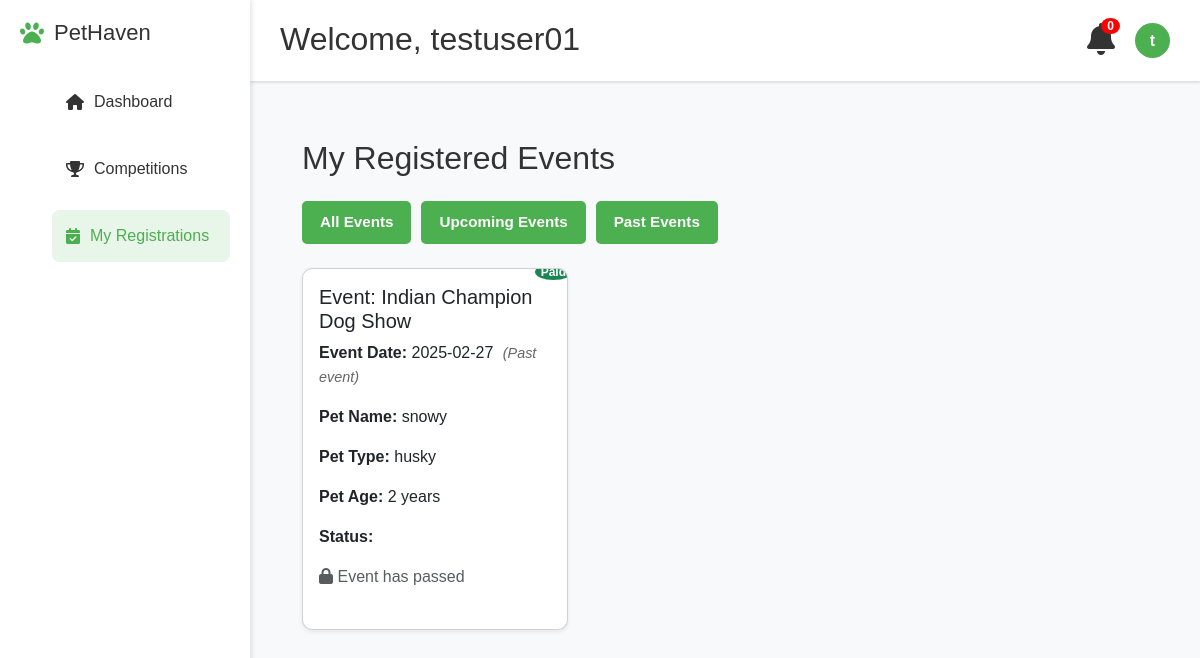
/registrations (signed in), run on an earlier commit of the app's database.
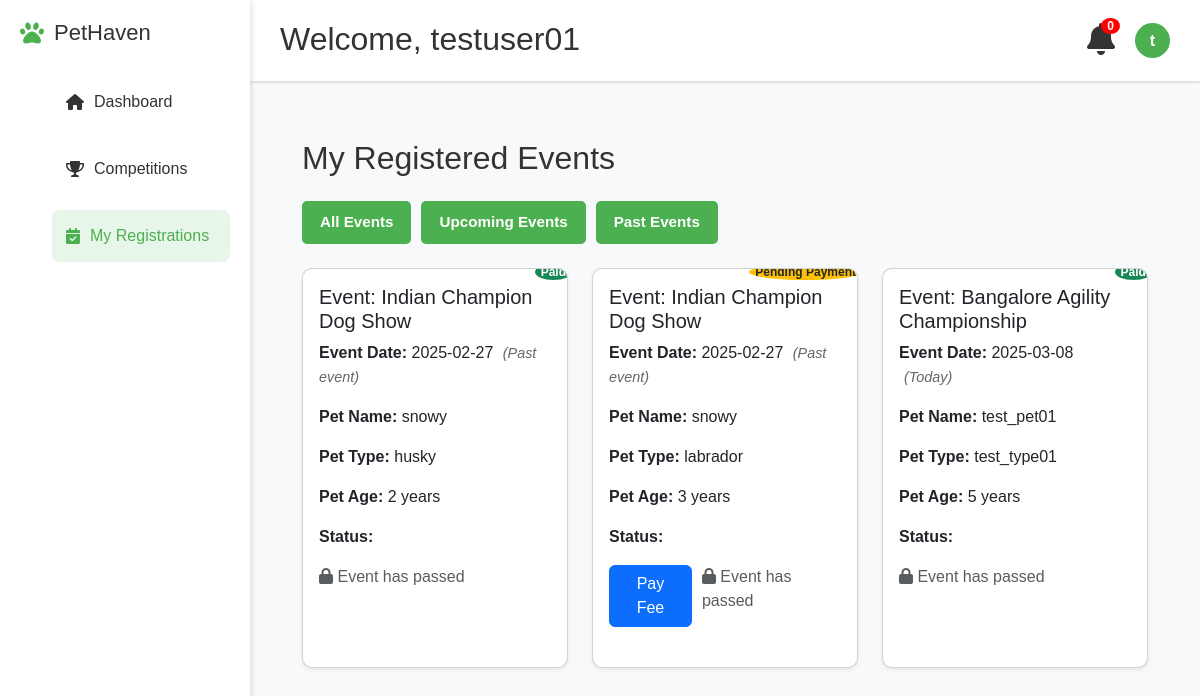
And on a later commit of the database.
### models.py (models this page shows)
class User(db.Model, UserMixin):
    id = db.Column(db.Integer, primary_key=True)
    username = db.Column(db.String(100), unique=True, nullable=False)
    email = db.Column(db.String(120), unique=True, nullable=False)
    password = db.Column(db.String(60), nullable=False)
    is_admin = db.Column(db.Boolean, default=False)

class Registration(db.Model):
    id = db.Column(db.Integer, primary_key=True)
    user_id = db.Column(db.Integer, db.ForeignKey('user.id'), nullable=False)
    event_id = db.Column(db.Integer, db.ForeignKey('event.id'), nullable=False)
    pet_name = db.Column(db.String(100), nullable=False)
    pet_type = db.Column(db.String(100), nullable=False)
    pet_age=db.Column(db.Integer,nullable=False)
    paid = db.Column(db.Boolean, default=False)
    event = db.relationship('Event', backref=db.backref('registrations', lazy=True))

class Event(db.Model):
    id = db.Column(db.Integer, primary_key=True)
    title = db.Column(db.String(200), nullable=False)
    description = db.Column(db.Text, nullable=False)
    date = db.Column(db.String(50), nullable=False)
    location=db.Column(db.String(250),nullable=False)
    prizes=db.Column(db.String(200),nullable=False)
    eligibility=db.Column(db.String(250),nullable=False)
    fee = db.Column(db.Float, default=500)
    image_filename = db.Column(db.String(200), nullable=False, default="default.jpg")

### app.py (the view)
@app.route('/registrations')
@login_required
def registrations():
    registered_events = db.session.query(Registration, Event).join(Event, Registration.event_id == Event.id).filter(Registration.user_id == current_user.id).all()
    current_date = datetime.now().date()
    processed_events = []
    for reg, event in registered_events:
        event_date = datetime.strptime(event.date, '%Y-%m-%d').date()
        can_edit = event_date > current_date
        processed_events.append((reg, event, can_edit))
    return render_template("registrations.html", registered_events=processed_events)

### app.py (called while the page is built)
@login_manager.user_loader
def load_user(user_id):
    return User.query.get(int(user_id))

### templates/registrations.html (shortened to what this page needs)
{% extends "base.html" %}
{% block content %}
<div class="container mt-4">
    <h2 class="mb-4">My Registered Events</h2>
    <div class="filter-buttons mb-4">
        <button class="filter-btn active" data-filter="all">All Events</button>
        <button class="filter-btn" data-filter="upcoming">Upcoming Events</button>
        <button class="filter-btn" data-filter="past">Past Events</button>
    </div>
    {% if registered_events %}
        <div class="row" id="events-container">
            {% for reg, event, can_edit in registered_events %}
                <div class="col-md-4 event-item" data-date="{{ event.date }}">
                    <div class="card shadow-sm mb-4">
                        <div class="card-body">
                            <h5 class="card-title">Event: {{ event.title }}</h5>
                            <p class="card-text">
                                <strong>Event Date:</strong> {{ event.date }}
                                <span class="relative-date" data-event-date="{{ event.date }}"></span>
                            </p>
                            <p class="card-text"><strong>Pet Name:</strong> {{ reg.pet_name }}</p>
                            <p class="card-text"><strong>Pet Type:</strong> {{ reg.pet_type }}</p>
                            <p class="card-text"><strong>Pet Age:</strong> {{ reg.pet_age }} years</p>
                            <p class="card-text">
                                <strong>Status:</strong>
                                {% if reg.paid %}
                                    <span class="badge bg-success">Paid</span>
                                {% else %}
                                    <span class="badge bg-warning text-dark">Pending Payment</span>
                                {% endif %}
                            </p>
                            <div class="button-group" style="display: flex; gap: 10px; margin-top: 15px;">
                                {% if not reg.paid %}
                                    <a href="{{ url_for('pay_fee', registration_id=reg.id) }}" class="btn btn-primary">Pay Fee</a>
                                {% endif %}
                                {% if can_edit %}
                                    <a href="{{ url_for('edit_registration', registration_id=reg.id) }}" class="btn btn-secondary">
                                        <i class="fas fa-edit"></i> Edit Details
                                    </a>
                                {% else %}
                                    <span class="text-muted"><i class="fas fa-lock"></i> Event has passed</span>
                                {% endif %}
                            </div>
                        </div>
                    </div>
                </div>
            {% endfor %}
        </div>
    {% else %}
        <p>No registrations found.</p>
    {% endif %}
</div>
{% endblock %}

### templates/base.html (shortened to what this page needs)
<!DOCTYPE html>
<html lang="en">
<head>
    <link rel="stylesheet" href="https://cdnjs.cloudflare.com/ajax/libs/font-awesome/6.0.0/css/all.min.css">
    <link href="https://cdn.jsdelivr.net/npm/bootstrap@5.3.0/dist/css/bootstrap.min.css" rel="stylesheet">
    <link rel="stylesheet" href="{{ url_for('static', filename='css/style.css') }}">
</head>
<body>
    {% if current_user.is_authenticated %}
        <div class="navbar" id="navbar">
            <h2>Welcome, {{ current_user.username }}</h2>
            <div class="nav-right">
                <div class="notification">
                    <i class="fas fa-bell fa-2x"></i>
                    <span class="badge">0</span>
                </div>
                <div class="profile-dropdown">
                    <div class="profile" onclick="toggleDropdown()">
                        <div class="profile-pic">{{ current_user.username[0] }}</div>
                    </div>
                </div>
            </div>
            </div>
            <div class="sidebar" id="sidebar">
                <div class="logo">
                    <i class="fas fa-paw"></i>
                    <h2>PetHaven</h2>
                </div>
                <ul class="nav-menu">
                    <li class="nav-item {% if request.endpoint == 'dashboard' %}active{% endif %}">
                        <a href="{{ url_for('dashboard') }}"><i class="fas fa-home"></i> Dashboard</a>
                    </li>
                    <li class="nav-item {% if request.endpoint == 'competitions' %}active{% endif %}">
                        <a href="{{ url_for('competitions') }}"><i class="fas fa-trophy"></i> Competitions</a>
                    </li>
                    <li class="nav-item {% if request.endpoint == 'registrations' %}active{% endif %}">
                        <a href="{{ url_for('registrations') }}"><i class="fas fa-calendar-check"></i> My Registrations</a>
                    </li>
                </ul>
            </div>
    {% endif %}
    <div class="main-content">
        {% block content %}{% endblock %}
    </div>
</body>
</html>

### static/css/style.css (style rules this page uses)
body { font-family: 'Poppins', Arial, sans-serif; margin: 0px; padding: 0; margin-top: 75px; background-color: #f8f9fa; height: 100vh; color: #333; }
.card { background: white; border-radius: 12px; overflow: hidden; box-shadow: 0 4px 6px rgba(0, 0, 0, 0.1); transition: transform 0.3s ease, box-shadow 0.3s ease; height: 100%; display: flex; flex-direction: column; }
.view-btn, .auth-btn, .filter-btn, .payment-btn { padding: 10px 20px; border-radius: 8px; font-weight: 600; text-align: center; transition: all 0.3s ease; border: none; cursor: pointer; font-size: 0.95rem; text-decoration: none; }
.sidebar { position: fixed; left: 0; top: 0; height: 100%; width: 250px; background: white; box-shadow: 2px 0 5px rgba(0,0,0,0.1); padding: 20px; z-index: 990; transform: translateX(0); transition: transform 0.3s ease-in-out; }
.logo { display: flex; align-items: center; gap: 10px; margin-bottom: 30px; }
.logo i { color: #4CAF50; font-size: 24px; }
.logo h2 { font-size: 22px; margin: 0; }
.nav-menu { list-style: none; }
.nav-item { margin: 15px 0; padding: 12px; border-radius: 8px; cursor: pointer; }
.nav-item a { text-decoration: none; color: inherit; display: flex; align-items: center; width: 100%; padding: 2px; background-color: none; }
.nav-item i { margin-right: 10px; }
.nav-item.active a { background: #e8f5e9; color: #4CAF50; }
.nav-item.active { background: #e8f5e9; color: #4CAF50; }
.navbar { position: fixed; left: 250px; top: 0; width: calc(100% - 250px); display: flex; align-items: center; background: white; padding: 15px 30px; z-index: 100; box-shadow: 0 2px 2px rgba(0,0,0,0.1); transition: left 0.3s ease-in-out, width 0.3s ease-in-out; }
.navbar h2 { flex: 1; padding-top: 5px; text-align: start; }
.nav-right { display: flex; align-items: center; gap: 20px; }
.notification { position: relative; cursor: pointer; }
.badge { position: absolute; top: -5px; right: -5px; background: red; color: white; padding: 2px 6px; border-radius: 50%; font-size: 12px; }
.profile { display: flex; align-items: center; gap: 10px; }
.profile-pic { width: 35px; height: 35px; border-radius: 50%; background: #4CAF50; display: flex; align-items: center; justify-content: center; color: white; font-weight: bold; }
.main-content { margin-left: 250px; padding: 40px; z-index: 10000; min-width: 500px; width: calc(100% - 250px); }
.card { background: white; border-radius: 10px; overflow: hidden; box-shadow: 0 2px 5px rgba(0,0,0,0.1); cursor: pointer; transition: transform 0.3s, box-shadow 0.3s; }
.profile-dropdown { position: relative; cursor: pointer; }
.profile { display: flex; align-items: center; gap: 10px; cursor: pointer; }
.filter-btn { padding: 10px 20px; border: none; border-radius: 5px; cursor: pointer; font-weight: bold; transition: all 0.3s ease; }
.filter-btn:not(.reset) { background: #4CAF50; color: white; }
.relative-date { font-size: 0.9em; color: #666; font-style: italic; margin-left: 5px; }

### templates/registrations.html (style rules this page uses)
.filter-buttons { display: flex; gap: 10px; margin-bottom: 20px; }
.filter-btn { padding: 8px 16px; border: 2px solid #4CAF50; background: white; color: #4CAF50; border-radius: 5px; cursor: pointer; transition: all 0.3s ease; }
.filter-btn.active { background: #4CAF50; color: white; }
.relative-date { font-size: 0.9em; color: #666; font-style: italic; margin-left: 5px; }

What changed in the data, as far as the page shows it:
added Registration: title "Indian Champion Dog Show", date "2025-02-27", pet_name "snowy", pet_type "labrador", pet_age "3", paid "Pending Payment"
added Registration: title "Bangalore Agility Championship", date "2025-03-08", pet_name "test_pet01", pet_type "test_type01", pet_age "5", paid "Paid"
